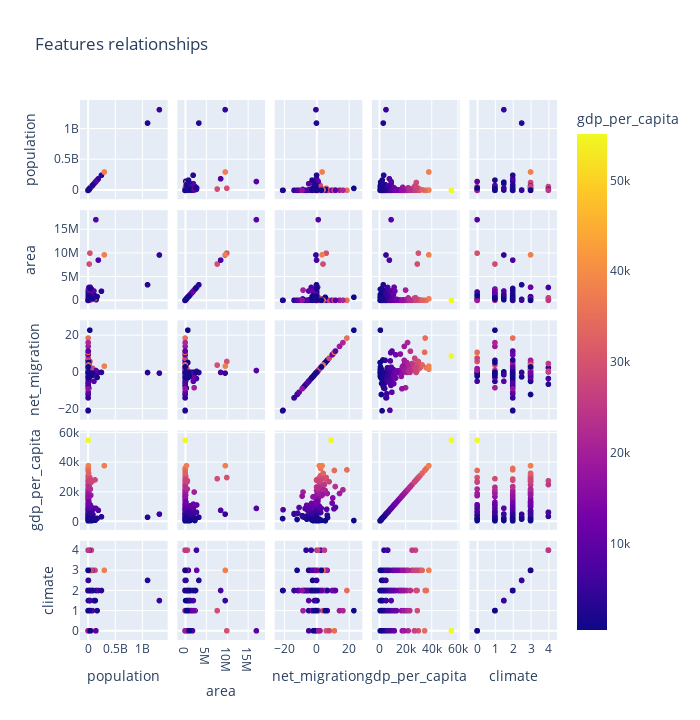

This figure's notebook cell:
### Markdown cell above
### We are going in depth with more features simultaneously side by side

### Code cell
fig = px.scatter_matrix(data, dimensions=data[['population', 'area', 'net_migration', 'gdp_per_capita', 'climate']],width=700, height=720,title="Features relationships",color="gdp_per_capita")
fig.show()

### Figure 1 — Plotly figure (JSON) as saved in the notebook; plotly's stock layout.template omitted (floating-point values rounded to 4 significant figures; data arrays with more than 128 entries replaced by an {"elided": "..."} marker saying what was removed)
{"data": [{"dimensions": [{"axis": {"matches": true}, "label": "population", "values": {"elided": "227 int values"}}, {"axis": {"matches": true}, "label": "area", "values": {"elided": "227 int values"}}, {"axis": {"matches": true}, "label": "net_migration", "values": {"elided": "227 float values"}}, {"axis": {"matches": true}, "label": "gdp_per_capita", "values": {"elided": "227 int values"}}, {"axis": {"matches": true}, "label": "climate", "values": {"elided": "227 float values"}}], "hovertemplate": "%{xaxis.title.text}=%{x}<br>%{yaxis.title.text}=%{y}<br>gdp_per_capita=%{marker.color}<extra></extra>", "legendgroup": "", "marker": {"color": {"elided": "227 int values"}, "coloraxis": "coloraxis", "symbol": "circle"}, "name": "", "showlegend": false, "type": "splom"}], "layout": {"coloraxis": {"colorbar": {"title": {"text": "gdp_per_capita"}}, "colorscale": [[0, "#0d0887"], [0.1111, "#46039f"], [0.2222, "#7201a8"], [0.3333, "#9c179e"], [0.4444, "#bd3786"], [0.5556, "#d8576b"], [0.6667, "#ed7953"], [0.7778, "#fb9f3a"], [0.8889, "#fdca26"], [1, "#f0f921"]]}, "dragmode": "select", "height": 720, "legend": {"tracegroupgap": 0}, "title": {"text": "Features relationships"}, "width": 700}}
